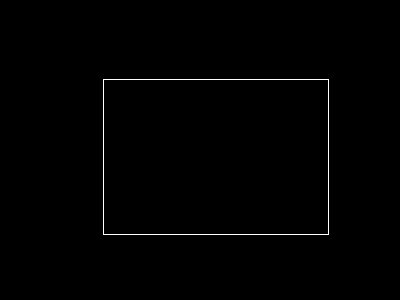
#> input picture square.png, 400 x 300 px
$ python flood.py   (Python 2 division)
#> lines starting #> are read from the running program, lines starting #| are printed output that depends on the picture; after the words box and inside, x2 and y2 are one past the last pixel; in counts of white or black regions, pixels touching at a corner belong together
import cv2
import numpy as np
from matplotlib import pyplot as plt

img = cv2.imread('square.png',0)
#> img: shape (300, 400); 0.63% white in thin lines or dots, all inside (x1, y1, x2, y2) = (103, 79, 329, 235)

#copy = cv2.threshold(img, 60, 255, cv2.THRESH_BINARY)[1]
copy = img.copy()

cnts = cv2.findContours(copy, cv2.RETR_EXTERNAL,
	cv2.CHAIN_APPROX_SIMPLE)
#> cnts = 1 contour; box (x1, y1, x2, y2) and area: (103, 79, 329, 235) 34875


cnts = cnts[0]
#> cnts = [[[103, 79], [103, 234], [328, 234], [328, 79]]]

for c in cnts:
	# compute the center of the contour
	M = cv2.moments(c)
	cX = int(M["m10"] / M["m00"])
	cY = int(M["m01"] / M["m00"])
 	print cX, cY
	# draw the contour and center of the shape on the image
	cv2.circle(img, (cX, cY), 7, (255, 255, 255), -1)
	cv2.putText(img, "square quadrado", (2*cX/3, 3*cY/5),cv2.FONT_HERSHEY_SIMPLEX, 0.5, (255, 255, 255), 2)
#> this loop made 1 pass
#> (c, cX, cY) on pass 1: ([[103, 79], [103, 234], [328, 234], [328, 79]], 215, 156)
#| 215 156
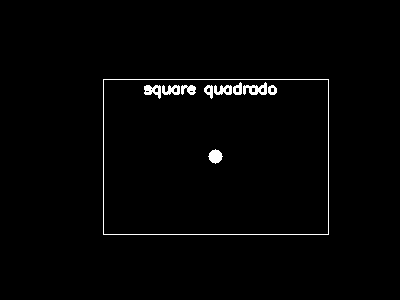
#> img: shape (300, 400); 1.5% white; 10 white regions, largest, box (x1, y1, x2, y2) and area: (103, 79, 329, 235) 760, (243, 82, 267, 95) 177, (208, 149, 223, 164) 149


# show the image
cv2.imshow("Image", img)
cv2.waitKey(0)
